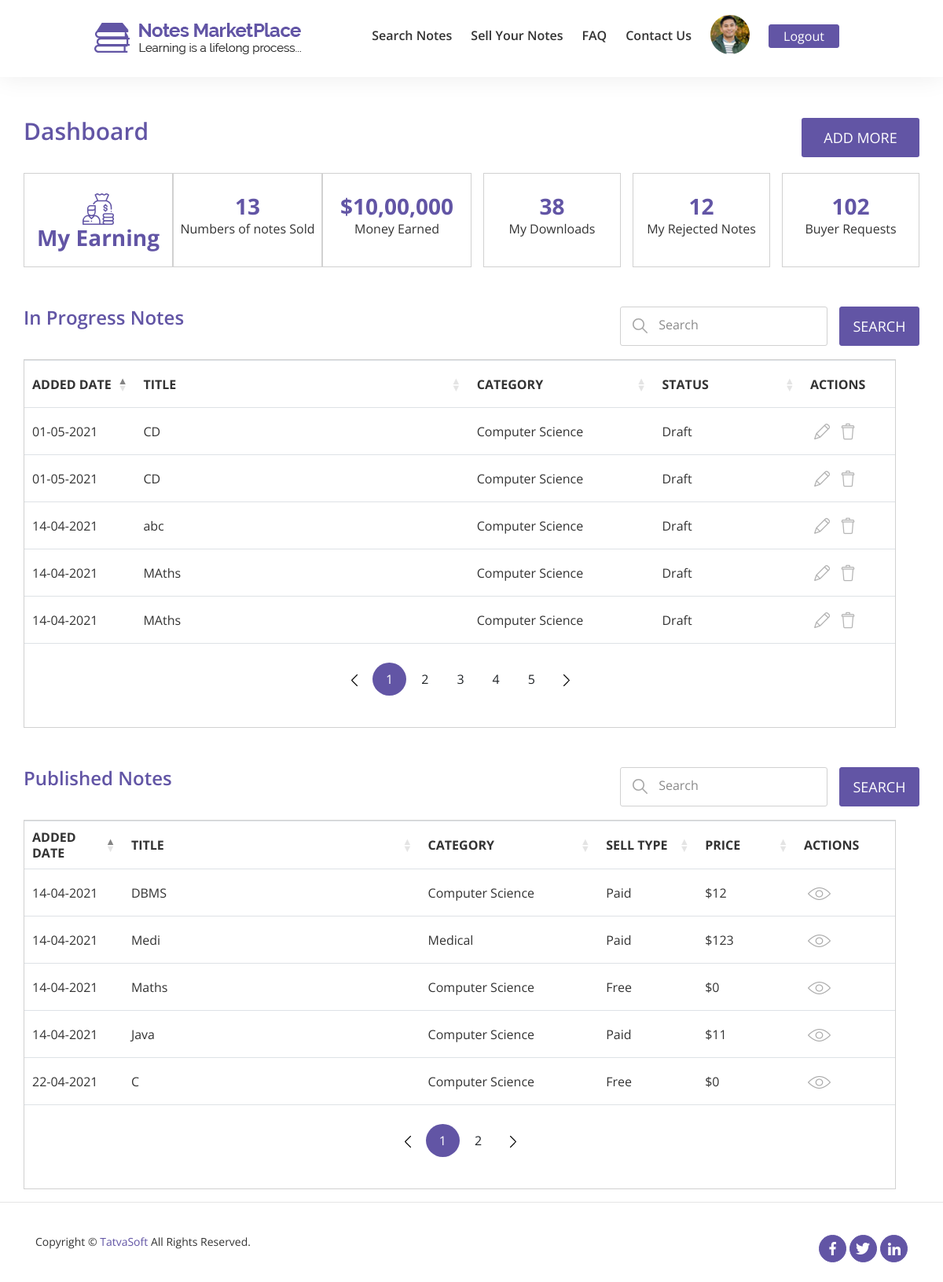
The app's page /mvc1/front/include/dashboard.php?user_id=34 (signed in) with its own data.
### tables this page shows
CREATE TABLE `seller_notes` (
  `ID` int(11) NOT NULL COMMENT 'PRIMARY KEY',
  `SellerID` int(11) NOT NULL COMMENT 'FOREIGN KEY relationship with Users table.',
  `Status` int(11) NOT NULL COMMENT 'FOREIGN KEY relationship with ReferenceData table.',
  `ActionedBy` int(11) DEFAULT NULL COMMENT 'FOREIGN KEY relationship with Users table.',
  `AdminRemarks` varchar(255) DEFAULT NULL,
  `PublishedDate` datetime DEFAULT NULL COMMENT 'Date and time when admin approves  a record.',
  `Title` varchar(100) NOT NULL,
  `Category` int(11) NOT NULL COMMENT 'FOREIGN KEY relationship with NotesCategory  table.',
  `DisplayPicture` varchar(500) DEFAULT NULL,
  `NoteType` int(11) DEFAULT NULL COMMENT 'FOREIGN KEY relationship with NoteTypes table.',
  `NumberofPages` int(11) DEFAULT NULL,
  `Description` varchar(255) NOT NULL,
  `UniversityName` varchar(200) DEFAULT NULL,
  `Country` int(11) DEFAULT NULL COMMENT 'FOREIGN KEY relationship with Country table.',
  `Course` varchar(100) DEFAULT NULL,
  `CourseCode` varchar(100) DEFAULT NULL,
  `Professor` varchar(100) DEFAULT NULL,
  `IsPaid` bit(1) NOT NULL COMMENT 'Set false if selling mode is free and set true if selling mode is paid.',
  `SellingPrice` decimal(10,0) DEFAULT NULL COMMENT 'if selling mode is paid - selling price cannot be a null',
  `NotesPreview` varchar(255) DEFAULT NULL COMMENT 'if selling mode is paid - note preview cannot be a null',
  `CreatedDate` datetime DEFAULT NULL,
  `CreatedBy` int(11) DEFAULT NULL,
  `ModifiedDate` datetime DEFAULT NULL,
  `ModifiedBy` int(11) DEFAULT NULL,
  `IsActive` bit(1) NOT NULL
);

CREATE TABLE `note_categories` (
  `ID` int(11) NOT NULL COMMENT 'PRIMARY KEY',
  `Name` varchar(100) NOT NULL COMMENT 'Computer Science, IT,  Politics, Sports, Cricket,  etc..',
  `Description` varchar(255) NOT NULL,
  `CreatedDate` datetime DEFAULT NULL,
  `CreatedBy` int(11) DEFAULT NULL,
  `ModifiedDate` datetime DEFAULT NULL,
  `ModifiedBy` int(11) DEFAULT NULL,
  `IsActive` bit(1) NOT NULL
);

CREATE TABLE `reference_data` (
  `ID` int(11) NOT NULL COMMENT 'PRIMARY KEY',
  `Value` varchar(100) NOT NULL COMMENT 'Value to display over UI for each data item ',
  `DataValue` varchar(100) NOT NULL COMMENT 'Unique identifier for dataitem per category which admin never can change.',
  `RefCategory` varchar(100) NOT NULL COMMENT 'category name. i.e. NotesStatus, SellingMode,Gender etc.',
  `CreatedDate` datetime DEFAULT NULL,
  `CreatedBy` int(11) DEFAULT NULL,
  `ModifiedDate` datetime DEFAULT NULL,
  `ModifiedBy` int(11) DEFAULT NULL,
  `IsActive` bit(1) NOT NULL
);

### mvc1/front/include/dashboard.php (the view, shortened to what the rows shown need)
<?php
    include 'connection.php';
    if(isset($_SESSION['user_id'])){
        $user_id = $_SESSION['user_id'];
    }
?>
<!DOCTYPE html>
<html lang="en">
<head>
    <link rel="stylesheet" href="../css/bootstrap/bootstrap.min.css">
    <link rel="stylesheet" href="//cdn.datatables.net/1.10.24/css/jquery.dataTables.min.css">
    <link rel="stylesheet" href="../css/data-table.css">
    <link rel="stylesheet" href="../css/style.css">
</head>
<body>
    <section class="dashboard-table">
        <div class="container">
            <div class="row booktable table-responsive">
                <table class="table table-hover table1 table-responsive">
                    <thead>
                        <tr>
                            <th scope="col" style="width: 12%">Added date</th>
                            <th scope="col" style="width: 36%">title</th>
                            <th scope="col" style="width: 20%">category</th>
                            <th scope="col" style="width: 16%">status</th>
                            <th scope="col" style="width: 10%">actions</th>
                        </tr>
                    </thead>
                    <tbody>
                        <?php
                            $select = "SELECT * FROM seller_notes WHERE Status IN (6, 7, 8)";
                            $squery = mysqli_query($connection, $select);
                            $count = mysqli_num_rows($squery);
                            for ($i = 1; $i <= $count; $i++) {
                                $progress_row = mysqli_fetch_assoc($squery);
                                $note_id = $progress_row['ID'];
                        ?>
                        <tr>
                            <td><?php
                                    $pdate = $progress_row['PublishedDate'];
                                    $date = strtotime($pdate);
                                    echo date('d-m-Y', $date); ?></td>
                            <td><?php echo $progress_row['Title']; ?></td>
                            <td><?php
                                    $cateid = $progress_row['Category'];
                                    $categoryquery = "SELECT * FROM note_categories WHERE ID = '$cateid' AND IsActive = b'1'";
                                    $categorydata = mysqli_query($connection, $categoryquery);
                                    $category = mysqli_fetch_assoc($categorydata);
                                    echo $category['Name']; ?></td>
                            <td><?php
                                    $statusid = $progress_row['Status'];
                                    $statusquery = "SELECT * FROM reference_data WHERE ID = '$statusid' AND IsActive = b'1'";
                                    $statusdata = mysqli_query($connection, $statusquery);
                                    $status = mysqli_fetch_assoc($statusdata);
                                    echo $status['DataValue']; ?></td>
                            <td><?php
                                    if($progress_row["Status"] == 6){
                                    ?>
                                        <a href="<?php if(isset($user_id)){echo 'add-notes.php?user_id='.$user_id.'&note_id='.$note_id;} else {echo 'add-notes.php?note_id='.$note_id;}?>"><img src="../img/dashboard/edit.png" alt="view"></a>
                                        <a href="#"><img src="../img/dashboard/delete.png" alt="delete"></a>
                                    <?php
                                    } else {
                                    ?>
                                        <a href="<?php if(isset($user_id)){echo 'note-details.php?user_id='.$user_id.'&note_id='.$note_id;} else {echo     'note-details.php?note_id='.$note_id;}?>"><img src="../img/dashboard/eye.png" alt="view"></a>
                                    <?php
                                    }
                                    ?></td>
                        </tr>
                        <?php
                        }
                        ?>
                    </tbody>
                </table>
            </div>
        </div>
    </section>
    <section class="dashboard-table">
        <div class="container">
            <div class="row booktable table-responsive">
                <table class="table table-hover table2 table-responsive">
                    <thead>
                        <tr>
                            <th scope="col" style="width: 10%">Added date</th>
                            <th scope="col" style="width: 30%">title</th>
                            <th scope="col" style="width: 18%">category</th>
                            <th scope="col" style="width: 10%">Sell Type</th>
                            <th scope="col" style="width: 10%">Price</th>
                            <th scope="col" style="width: 10%">Actions</th>
                        </tr>
                    </thead>
                    <tbody>
                        <?php
                            $select = "SELECT * FROM seller_notes WHERE Status = 9";
                            $squery = mysqli_query($connection, $select);
                            $count = mysqli_num_rows($squery);
                            for ($i = 1; $i <= $count; $i++) {
                                $published_row = mysqli_fetch_assoc($squery);
                                $note_id = $published_row['ID'];
                        ?>
                        <tr>
                            <td><?php
                                    $pdate = $published_row['PublishedDate'];
                                    $date = strtotime($pdate);
                                    echo date('d-m-Y', $date); ?></td>
                            <td><?php echo $published_row['Title']; ?></td>
                            <td><?php
                                    $cateid = $published_row['Category'];
                                    $categoryquery = "SELECT * FROM note_categories WHERE ID = '$cateid' AND IsActive = b'1'";
                                    $categorydata = mysqli_query($connection, $categoryquery);
                                    $category = mysqli_fetch_assoc($categorydata);
                                    echo $category['Name']; ?></td>
                            <td><?php
                                    $note_sell_type = $published_row['IsPaid'];
                                    if($note_sell_type == 1){echo "Paid";} else {echo "Free";} ?></td>
                            <td><?php
                                    $note_price = $published_row['SellingPrice'];
                                    echo "$$note_price"; ?></td>
                            <td><a href="<?php if(isset($user_id)){echo 'note-details.php?user_id='.$user_id.'&note_id='.$note_id;} else {echo             'note-details.php?note_id='.$note_id;}?>"><img src="../img/dashboard/eye.png" alt="view"></a></td>
                        </tr>
                        <?php
                        }
                        ?>
                    </tbody>
                </table>
            </div>
        </div>
    </section>
</body>
</html>

### records on screen
seller_notes: PublishedDate "14-04-2021", Title "abc", Category.Name "Computer Science", Status.DataValue "Draft"
seller_notes: PublishedDate "14-04-2021", Title "MAths", Category.Name "Computer Science", Status.DataValue "Draft"
seller_notes: PublishedDate "14-04-2021", Title "MAths", Category.Name "Computer Science", Status.DataValue "Draft"
seller_notes: PublishedDate "01-05-2021", Title "CD", Category.Name "Computer Science", Status.DataValue "Draft"
seller_notes: PublishedDate "01-05-2021", Title "CD", Category.Name "Computer Science", Status.DataValue "Draft"
seller_notes: PublishedDate "14-04-2021", Title "DBMS", Category.Name "Computer Science", IsPaid "Paid", SellingPrice "12"
seller_notes: PublishedDate "14-04-2021", Title "Medi", Category.Name "Medical", IsPaid "Paid", SellingPrice "123"
seller_notes: PublishedDate "14-04-2021", Title "Maths", Category.Name "Computer Science", IsPaid "Free", SellingPrice "0"
seller_notes: PublishedDate "14-04-2021", Title "Java", Category.Name "Computer Science", IsPaid "Paid", SellingPrice "11"
seller_notes: PublishedDate "22-04-2021", Title "C", Category.Name "Computer Science", IsPaid "Free", SellingPrice "0"

### other values on screen
$dcount "13"
